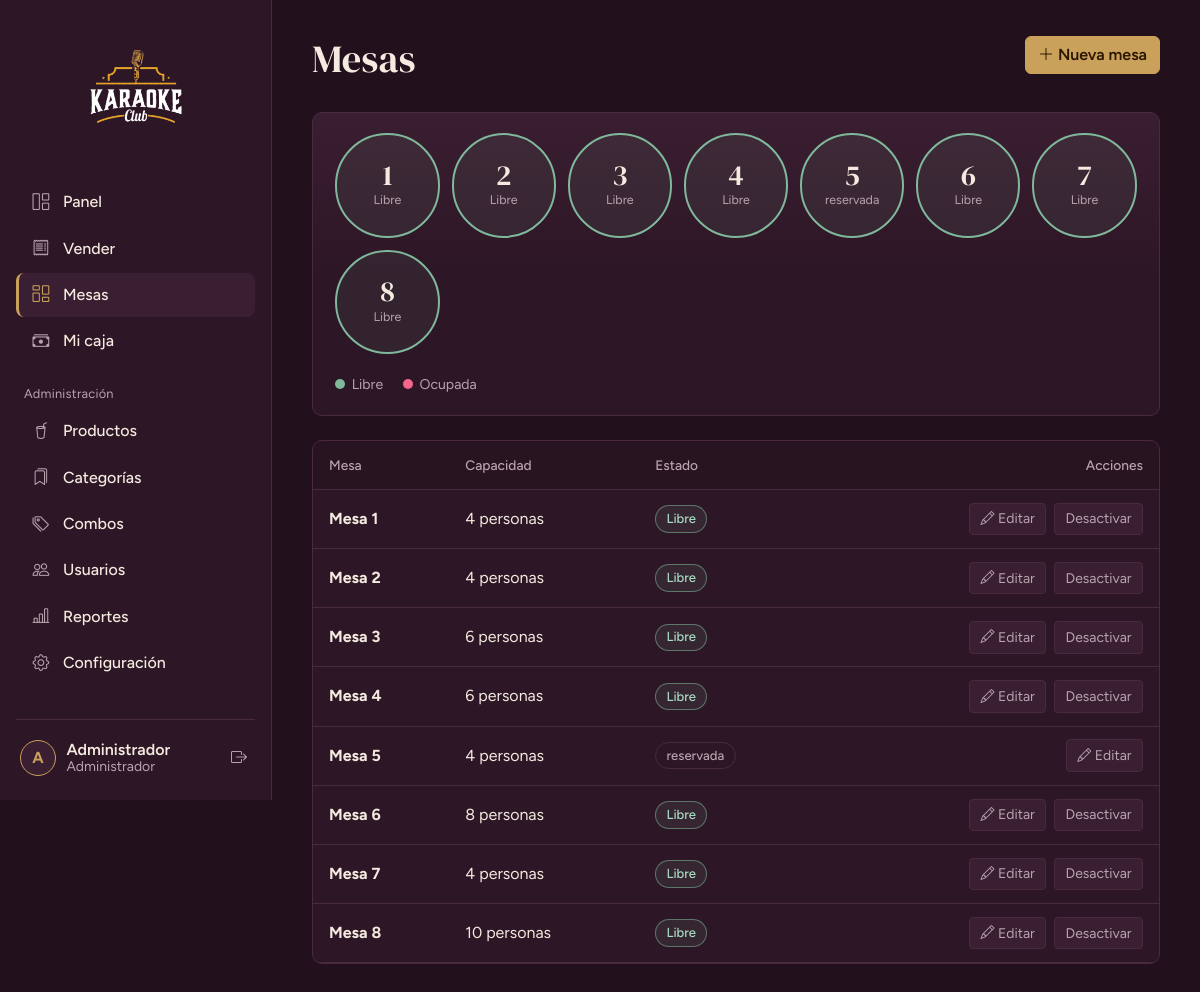
Page /mesas (signed in) on the earlier database version.
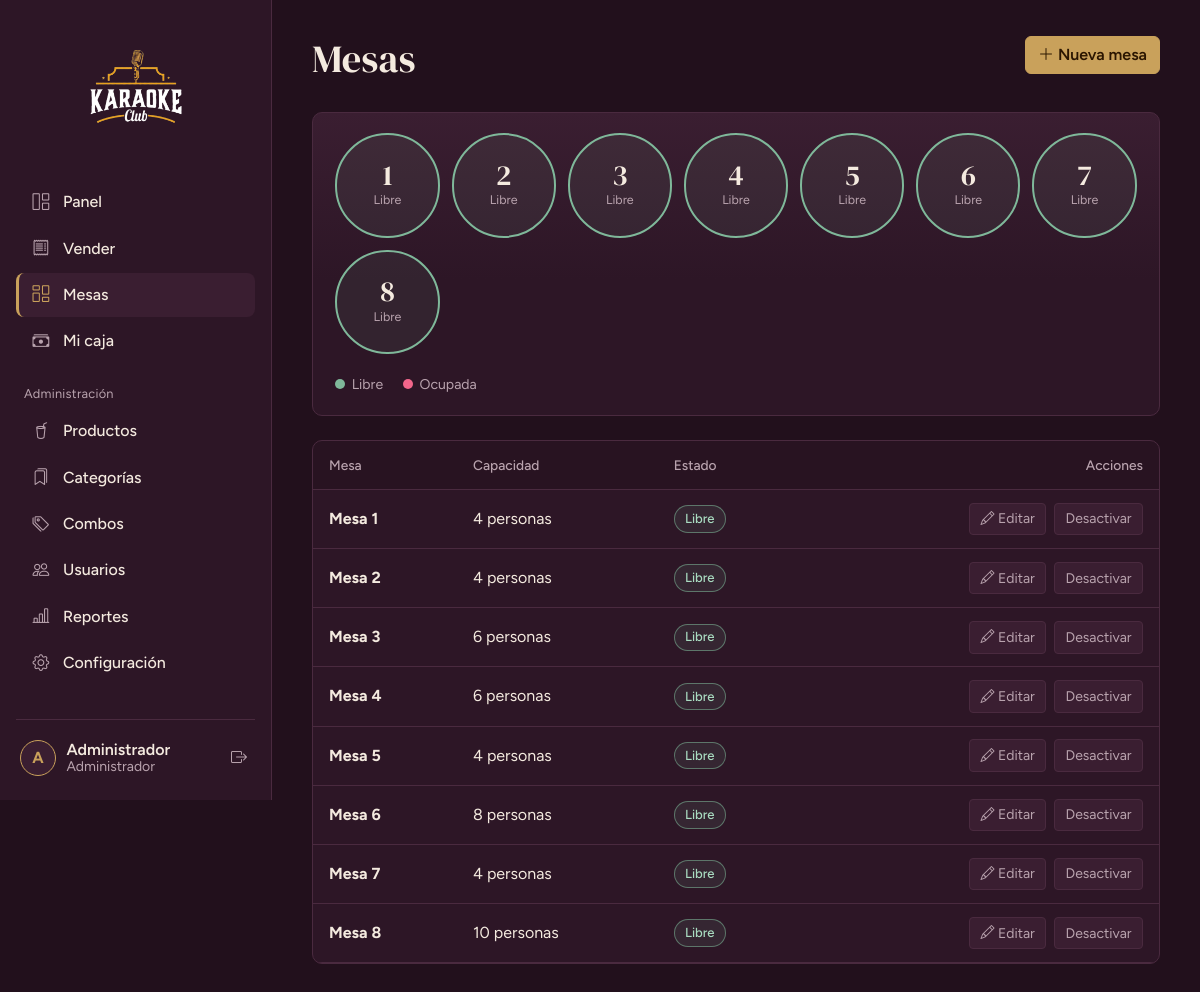
Same page on the later database version.
### tables this page shows
CREATE TABLE IF NOT EXISTS mesas (
  id         INT UNSIGNED PRIMARY KEY AUTO_INCREMENT,
  numero     VARCHAR(20) NOT NULL UNIQUE,
  capacidad  TINYINT UNSIGNED NOT NULL DEFAULT 4,
  estado     ENUM('libre','ocupada','reservada','inactiva') NOT NULL DEFAULT 'libre',
  qr_token   CHAR(32) NOT NULL UNIQUE           
);

### app/core/Controller.php (called while the page is built, shortened)
<?php
abstract class Controller
{
    protected function view(string $view, array $data = [], string $layout = 'main'): void
    {
        extract($data, EXTR_SKIP);
        require APP_PATH . "/views/$view.php";
    }
}

### app/controllers/MesasController.php (called while the page is built, shortened)
<?php
class MesasController extends Controller
{
    public function index(): void
    {
        $esAdmin = Auth::is('admin');
        $this->view('mesas/index', [
            'title'   => 'Mesas',
            'esAdmin' => $esAdmin,
            'mesas'   => Mesa::todas($esAdmin),
        ]);
    }
}

### app/core/Router.php (called while the page is built, shortened)
<?php
class Router
{
    public function dispatch(): void
    {
        try {
            $url   = trim((string) ($_GET['url'] ?? ''), '/');
            $parts = $url === '' ? [] : explode('/', $url);
            $c = strtolower($parts[0]);
            $m = $parts[1] ?? ($c === 'auth' ? 'login' : 'index');
            $params = array_slice($parts, 2);
            $obj = new $class();
            $ref = new ReflectionMethod($obj, $m);
            $ref->invokeArgs($obj, $params);
        } catch (AppException $e) {
            (new ErrorController())->show500($e->getMessage());
        } catch (Throwable $e) {
            error_log((string) $e);
            (new ErrorController())->show500(APP_ENV === 'development' ? $e->getMessage() : null);
        }
    }
}

### public/index.php (called while the page is built, shortened)
<?php
require APP_PATH . '/core/helpers.php';
(new Router())->dispatch();

### app/core/Database.php (called while the page is built, shortened)
<?php
class Database
{
    private static ?PDO $pdo = null;
    public static function pdo(): PDO
    {
        if (self::$pdo === null) {
            try {
                $dsn = 'mysql:host=' . DB_HOST . ';dbname=' . DB_NAME . ';charset=utf8mb4';
                self::$pdo = new PDO($dsn, DB_USER, DB_PASS, [
                    PDO::ATTR_ERRMODE            => PDO::ERRMODE_EXCEPTION,
                    PDO::ATTR_DEFAULT_FETCH_MODE => PDO::FETCH_ASSOC,
                    PDO::ATTR_EMULATE_PREPARES   => false,
                ]);
                self::$pdo->exec("SET time_zone = '-05:00'");
            } catch (PDOException $e) {
                error_log('DB connect: ' . $e->getMessage());
                throw new AppException('No se pudo conectar a la base de datos. Revisa que MySQL esté encendido en XAMPP y que hayas importado database/karaoke_club.sql.');
            }
        }
        return self::$pdo;
    }
    public static function all(string $sql, array $params = []): array
    {
        $st = self::pdo()->prepare($sql);
        $st->execute($params);
        return $st->fetchAll();
    }
}

### app/models/Mesa.php (called while the page is built, shortened)
<?php
class Mesa
{
    public static function todas(bool $incluirInactivas = true): array
    {
        $where = $incluirInactivas ? '' : "WHERE m.estado <> 'inactiva'";
        return Database::all(
            "SELECT m.id, m.numero, m.capacidad, m.estado,
                    s.id AS sesion_id, s.abierta_en, s.cliente
               FROM mesas m
               LEFT JOIN sesiones_mesa s ON s.mesa_id = m.id AND s.estado = 'abierta'
               $where
              ORDER BY CAST(m.numero AS UNSIGNED), m.numero"
        );
    }
}

### app/core/helpers.php (called while the page is built, shortened)
<?php
function e(mixed $v): string { return htmlspecialchars((string) $v, ENT_QUOTES | ENT_SUBSTITUTE, 'UTF-8'); }
function url(string $path = ''): string { return BASE_URL . '/' . ltrim($path, '/'); }

### app/core/Auth.php (called while the page is built, shortened)
<?php
class Auth
{
    public static function role(): string { return (string) ($_SESSION['user']['rol'] ?? ''); }
    public static function is(string ...$roles): bool { return in_array(self::role(), $roles, true); }
}

### app/views/mesas/index.php (the view, shortened to what the changed rows need)
<?php
$nombreEstado = ['libre' => 'Libre', 'ocupada' => 'Ocupada', 'inactiva' => 'Inactiva'];
?>
<header class="page-head page-head--actions">
  <div>
    <h1>Mesas</h1>
  </div>
</header>
<?php if (!$mesas): ?>
  <section class="panel"><p class="empty mb-0">Aún no hay mesas.</p></section>
<?php else: ?>
  <section class="panel panel--stage mb-4">
    <div class="floor">
      <?php foreach ($mesas as $m): if ($m['estado'] === 'inactiva') continue;
          $href = $m['sesion_id'] ? url('mesas/cuenta/' . (int) $m['sesion_id']) : url('mesas/abrir/' . (int) $m['id']); ?>
        <a class="mesa mesa--<?= e($m['estado']) ?>" href="<?= $href ?>" title="Mesa <?= e($m['numero']) ?>, para <?= (int) $m['capacidad'] ?> personas">
          <span class="mesa__n"><?= e($m['numero']) ?></span>
          <span class="mesa__e"><?= e($nombreEstado[$m['estado']] ?? $m['estado']) ?></span>
        </a>
      <?php endforeach; ?>
    </div>
  </section>
  <?php if ($esAdmin): ?>
  <section class="panel panel--flush">
    <div class="table-responsive">
      <table class="table table-app align-middle mb-0">
        <thead><tr><th>Mesa</th><th>Capacidad</th><th>Estado</th><th class="text-end">Acciones</th></tr></thead>
        <tbody>
        <?php foreach ($mesas as $m): ?>
          <tr class="<?= $m['estado'] === 'inactiva' ? 'is-off' : '' ?>">
            <td><strong>Mesa <?= e($m['numero']) ?></strong></td>
            <td><?= (int) $m['capacidad'] ?> personas</td>
            <td><span class="badge-soft badge-soft--<?= ['libre' => 'ok', 'ocupada' => 'rose', 'inactiva' => 'off'][$m['estado']] ?? 'plain' ?>"><?= e($nombreEstado[$m['estado']] ?? $m['estado']) ?></span></td>
            <td class="text-end actions">
              <a class="btn btn-sm btn-outline-field" href="<?= url('mesas/editar/' . (int) $m['id']) ?>"><i class="bi bi-pencil"></i> Editar</a>
              <?php if (in_array($m['estado'], ['libre', 'inactiva'], true)): ?>
              <form method="post" action="<?= url('mesas/estado/' . (int) $m['id']) ?>" class="d-inline"
                    data-confirm="<?= $m['estado'] === 'inactiva' ? '¿Activar la mesa ' . e($m['numero']) . '?' : '¿Desactivar la mesa ' . e($m['numero']) . '?' ?>"
                    data-confirm-text="<?= $m['estado'] === 'inactiva' ? '' : 'Dejará de aparecer en la lista de mesas.' ?>" data-confirm-button="Sí, continuar">
                <button class="btn btn-sm btn-outline-field" type="submit"><?= $m['estado'] === 'inactiva' ? 'Activar' : 'Desactivar' ?></button>
              </form>
              <?php endif; ?>
            </td>
          </tr>
        <?php endforeach; ?>
        </tbody>
      </table>
    </div>
  </section>
  <?php endif; ?>
<?php endif; ?>

Differences in the rows shown:
changed mesas (number 5 of 8 on the later page): estado "reservada" → "Libre"; now shows "Desactivar"
